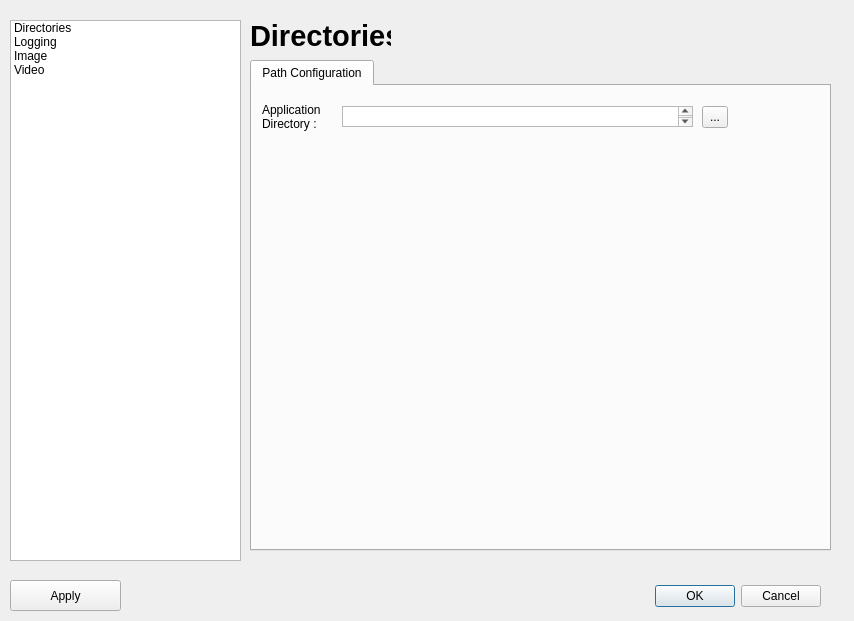
<?xml version="1.0" encoding="UTF-8"?>
<ui version="4.0">
 <class>Settings</class>
 <widget class="QDialog" name="Settings">
  <property name="geometry">
   <rect>
    <x>0</x>
    <y>0</y>
    <width>854</width>
    <height>621</height>
   </rect>
  </property>
  <property name="windowTitle">
   <string>Settings</string>
  </property>
  <widget class="QDialogButtonBox" name="buttonBox">
   <property name="geometry">
    <rect>
     <x>480</x>
     <y>580</y>
     <width>341</width>
     <height>32</height>
    </rect>
   </property>
   <property name="orientation">
    <enum>Qt::Horizontal</enum>
   </property>
   <property name="standardButtons">
    <set>QDialogButtonBox::Cancel|QDialogButtonBox::Ok</set>
   </property>
  </widget>
  <widget class="QListWidget" name="listWidget">
   <property name="geometry">
    <rect>
     <x>10</x>
     <y>20</y>
     <width>231</width>
     <height>541</height>
    </rect>
   </property>
   <item>
    <property name="text">
     <string>Directories</string>
    </property>
   </item>
   <item>
    <property name="text">
     <string>Logging</string>
    </property>
   </item>
   <item>
    <property name="text">
     <string>Image</string>
    </property>
   </item>
   <item>
    <property name="text">
     <string>Video</string>
    </property>
   </item>
  </widget>
  <widget class="QStackedWidget" name="stackedWidget">
   <property name="geometry">
    <rect>
     <x>250</x>
     <y>20</y>
     <width>601</width>
     <height>541</height>
    </rect>
   </property>
   <property name="currentIndex">
    <number>0</number>
   </property>
   <widget class="QWidget" name="page">
    <widget class="QLabel" name="label">
     <property name="geometry">
      <rect>
       <x>0</x>
       <y>0</y>
       <width>141</width>
       <height>31</height>
      </rect>
     </property>
     <property name="font">
      <font>
       <pointsize>22</pointsize>
       <weight>75</weight>
       <bold>true</bold>
      </font>
     </property>
     <property name="text">
      <string>Directories</string>
     </property>
    </widget>
    <widget class="QTabWidget" name="tabWidget">
     <property name="geometry">
      <rect>
       <x>0</x>
       <y>40</y>
       <width>581</width>
       <height>491</height>
      </rect>
     </property>
     <property name="currentIndex">
      <number>0</number>
     </property>
     <widget class="QWidget" name="tab">
      <attribute name="title">
       <string>Path Configuration</string>
      </attribute>
      <widget class="QToolButton" name="toolButton_2">
       <property name="geometry">
        <rect>
         <x>450</x>
         <y>20</y>
         <width>26</width>
         <height>22</height>
        </rect>
       </property>
       <property name="text">
        <string>...</string>
       </property>
      </widget>
      <widget class="QTextEdit" name="textEdit">
       <property name="geometry">
        <rect>
         <x>90</x>
         <y>20</y>
         <width>351</width>
         <height>21</height>
        </rect>
       </property>
      </widget>
      <widget class="QLabel" name="label_2">
       <property name="geometry">
        <rect>
         <x>10</x>
         <y>10</y>
         <width>91</width>
         <height>41</height>
        </rect>
       </property>
       <property name="text">
        <string>Application Directory :</string>
       </property>
       <property name="wordWrap">
        <bool>true</bool>
       </property>
      </widget>
     </widget>
    </widget>
   </widget>
   <widget class="QWidget" name="page_3">
    <widget class="QLabel" name="label_3">
     <property name="geometry">
      <rect>
       <x>0</x>
       <y>0</y>
       <width>141</width>
       <height>31</height>
      </rect>
     </property>
     <property name="font">
      <font>
       <pointsize>22</pointsize>
       <weight>75</weight>
       <bold>true</bold>
      </font>
     </property>
     <property name="text">
      <string>Logging</string>
     </property>
    </widget>
   </widget>
   <widget class="QWidget" name="page_4">
    <widget class="QLabel" name="label_4">
     <property name="geometry">
      <rect>
       <x>0</x>
       <y>0</y>
       <width>141</width>
       <height>31</height>
      </rect>
     </property>
     <property name="font">
      <font>
       <pointsize>22</pointsize>
       <weight>75</weight>
       <bold>true</bold>
      </font>
     </property>
     <property name="text">
      <string>Image</string>
     </property>
    </widget>
   </widget>
   <widget class="QWidget" name="page_2">
    <widget class="QLabel" name="label_5">
     <property name="geometry">
      <rect>
       <x>0</x>
       <y>0</y>
       <width>141</width>
       <height>31</height>
      </rect>
     </property>
     <property name="font">
      <font>
       <pointsize>22</pointsize>
       <weight>75</weight>
       <bold>true</bold>
      </font>
     </property>
     <property name="text">
      <string>Video</string>
     </property>
    </widget>
   </widget>
  </widget>
  <widget class="QPushButton" name="pushButton">
   <property name="geometry">
    <rect>
     <x>10</x>
     <y>580</y>
     <width>111</width>
     <height>31</height>
    </rect>
   </property>
   <property name="text">
    <string>Apply</string>
   </property>
  </widget>
 </widget>
 <resources/>
 <connections>
  <connection>
   <sender>buttonBox</sender>
   <signal>accepted()</signal>
   <receiver>Settings</receiver>
   <slot>accept()</slot>
   <hints>
    <hint type="sourcelabel">
     <x>248</x>
     <y>254</y>
    </hint>
    <hint type="destinationlabel">
     <x>157</x>
     <y>274</y>
    </hint>
   </hints>
  </connection>
  <connection>
   <sender>buttonBox</sender>
   <signal>rejected()</signal>
   <receiver>Settings</receiver>
   <slot>reject()</slot>
   <hints>
    <hint type="sourcelabel">
     <x>316</x>
     <y>260</y>
    </hint>
    <hint type="destinationlabel">
     <x>286</x>
     <y>274</y>
    </hint>
   </hints>
  </connection>
 </connections>
</ui>
